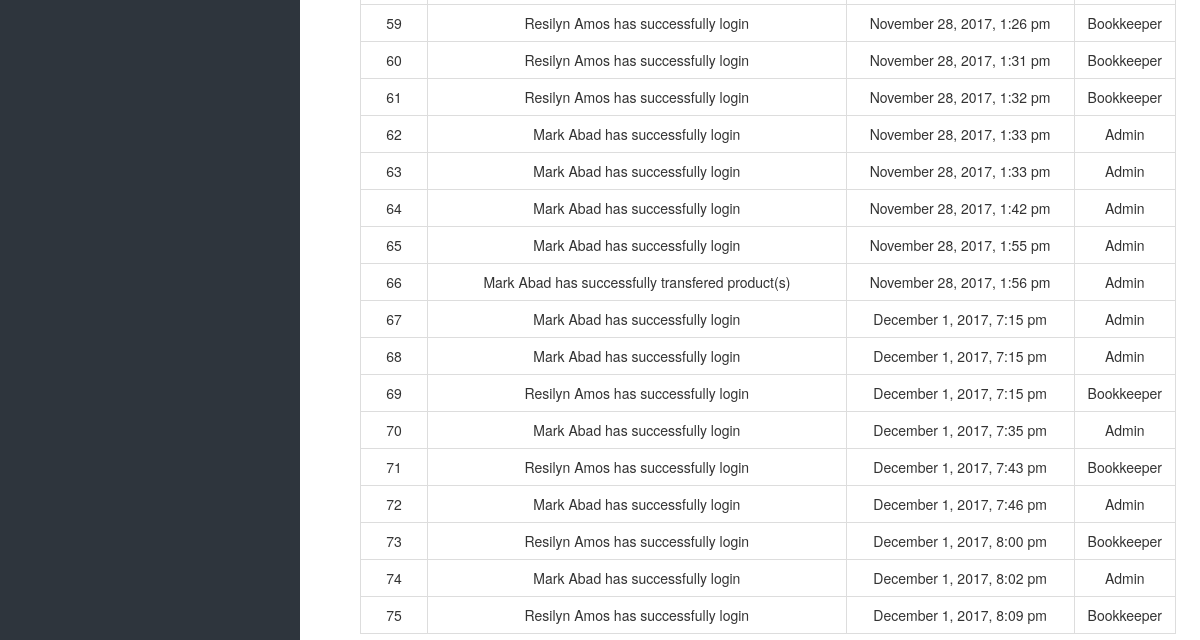
Before: /log_Activity.php (signed in, lower part) with the older database file.
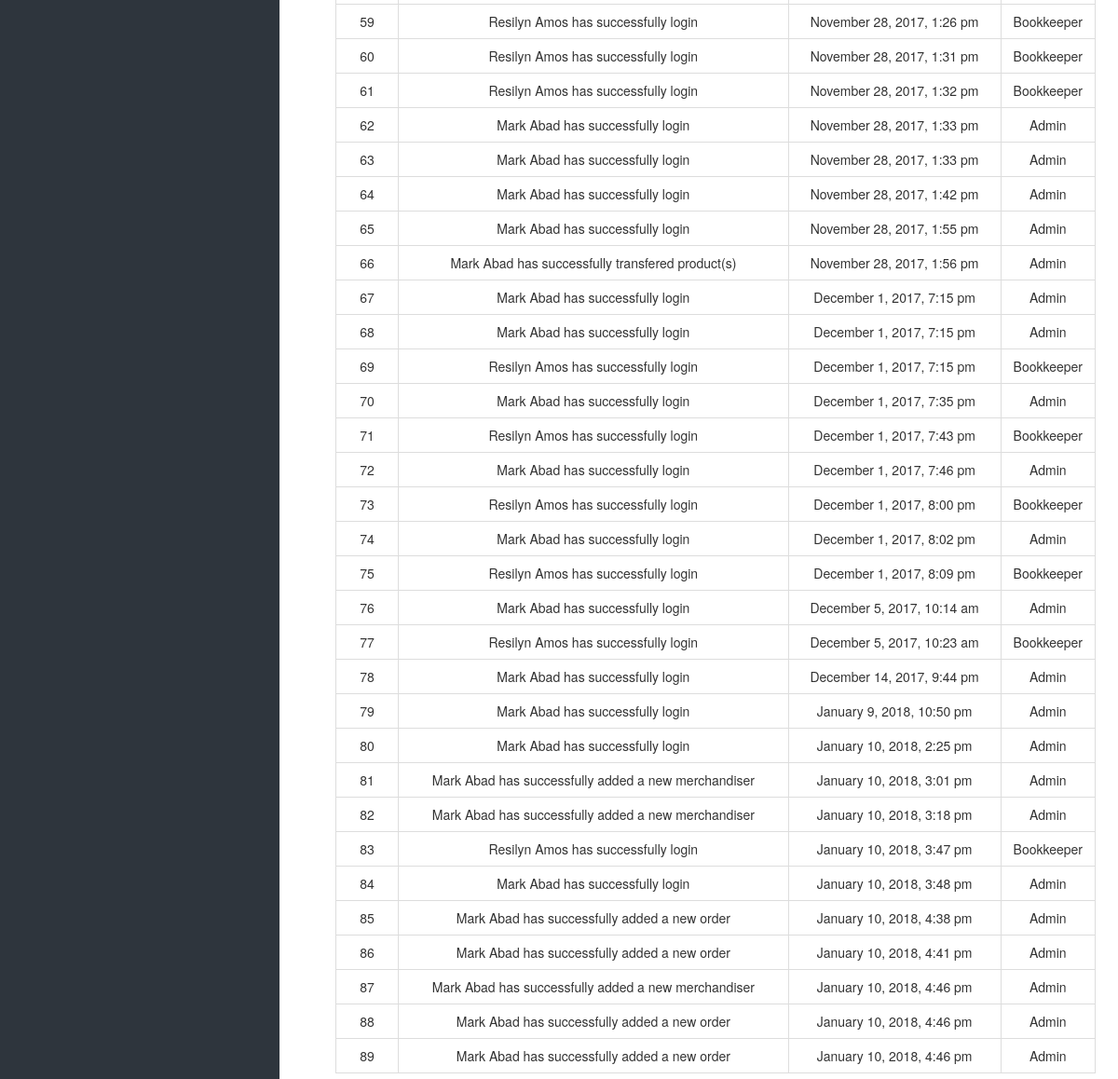
After: the same page with the newer database file.
### tables this page shows
CREATE TABLE `logs` (
  `logs_id` int(15) NOT NULL,
  `issue_acnt` varchar(20) NOT NULL,
  `act_type` varchar(30) NOT NULL,
  `date_time` varchar(30) NOT NULL,
  `related_id` int(15) DEFAULT NULL,
  `remarks` varchar(65) NOT NULL
);

CREATE TABLE `accounts` (
  `acc_id` int(12) NOT NULL,
  `username` varchar(15) NOT NULL,
  `first_name` varchar(20) NOT NULL,
  `last_name` varchar(20) NOT NULL,
  `password` varchar(128) NOT NULL,
  `email` varchar(50) NOT NULL,
  `contact_no` varchar(20) NOT NULL,
  `status` varchar(10) NOT NULL DEFAULT 'Disabled',
  `branch` varchar(50) DEFAULT NULL,
  `acctype` varchar(45) DEFAULT NULL,
  `security_key` varchar(45) DEFAULT NULL
);

### log_Activity.php (the view, shortened to what this page needs)
<!DOCTYPE html>
<html lang="en">
<head>
    <?php include('fragments/config.php') ?>
    <link rel="stylesheet" href="https://maxcdn.bootstrapcdn.com/bootstrap/3.3.7/css/bootstrap.min.css">
    <link href="src/css/datatables.css" rel="stylesheet">
    <link href="//maxcdn.bootstrapcdn.com/font-awesome/4.2.0/css/font-awesome.min.css" rel="stylesheet">
    <link href="src/css/sidebar.css" rel="stylesheet">
    <link href="src/css/custom.css" rel="stylesheet">
</head>
<body>
    <div class="nav-side-menu">
    </div>
    <div id="page-content-wrapper">
        <div class="containers">
            <?php
							$retrieve = ("SELECT * FROM logs INNER JOIN accounts ON logs.issue_acnt = accounts.username");
							$results = mysqli_query($db, $retrieve);
						?>
                <table id="datatables" class="table table-hover table-bordered dataTable" cellspacing="0" width="100%" role="grid" aria-describedby="myTable_info" style="width: 100%;">
                    <tbod y>
                        <?php
							foreach ($results as $data):
						?>
                            <tr>
								<td data-title="logs_id">
									<?php echo $data["logs_id"];?>
                                </td>
                                <td data-title="name">
									<?php echo $data["first_name"]." ".$data["last_name"]." ".$data["remarks"];  ?>
                                </td>
                                <td data-title="date_time">
                                    <?php echo $data["date_time"]; ?>
                                </td>
								<td data-title="cno">
                                    <?php echo $data["acctype"]; ?>
                                </td>
                            </tr>
                            <?php
							endforeach;
						?>
                </table>
        </div>
    </div>
</body>
</html>

Changed rows visible on the page:
added logs: logs_id "76", accounts.first_name "Mark", accounts.last_name "Abad", remarks "has successfully login", date_time "December 5, 2017, 10:14 am", accounts.acctype "Admin"
added logs: logs_id "77", accounts.first_name "Resilyn", accounts.last_name "Amos", remarks "has successfully login", date_time "December 5, 2017, 10:23 am", accounts.acctype "Bookkeeper"
added logs: logs_id "78", accounts.first_name "Mark", accounts.last_name "Abad", remarks "has successfully login", date_time "December 14, 2017, 9:44 pm", accounts.acctype "Admin"
added logs: logs_id "79", accounts.first_name "Mark", accounts.last_name "Abad", remarks "has successfully login", date_time "January 9, 2018, 10:50 pm", accounts.acctype "Admin"
added logs: logs_id "80", accounts.first_name "Mark", accounts.last_name "Abad", remarks "has successfully login", date_time "January 10, 2018, 2:25 pm", accounts.acctype "Admin"
added logs: logs_id "81", accounts.first_name "Mark", accounts.last_name "Abad", remarks "has successfully added a new merchandiser", date_time "January 10, 2018, 3:01 pm", accounts.acctype "Admin"
added logs: logs_id "82", accounts.first_name "Mark", accounts.last_name "Abad", remarks "has successfully added a new merchandiser", date_time "January 10, 2018, 3:18 pm", accounts.acctype "Admin"
added logs: logs_id "83", accounts.first_name "Resilyn", accounts.last_name "Amos", remarks "has successfully login", date_time "January 10, 2018, 3:47 pm", accounts.acctype "Bookkeeper"
added logs: logs_id "84", accounts.first_name "Mark", accounts.last_name "Abad", remarks "has successfully login", date_time "January 10, 2018, 3:48 pm", accounts.acctype "Admin"
added logs: logs_id "85", accounts.first_name "Mark", accounts.last_name "Abad", remarks "has successfully added a new order", date_time "January 10, 2018, 4:38 pm", accounts.acctype "Admin"
added logs: logs_id "86", accounts.first_name "Mark", accounts.last_name "Abad", remarks "has successfully added a new order", date_time "January 10, 2018, 4:41 pm", accounts.acctype "Admin"
added logs: logs_id "87", accounts.first_name "Mark", accounts.last_name "Abad", remarks "has successfully added a new merchandiser", date_time "January 10, 2018, 4:46 pm", accounts.acctype "Admin"
added logs: logs_id "88", accounts.first_name "Mark", accounts.last_name "Abad", remarks "has successfully added a new order", date_time "January 10, 2018, 4:46 pm", accounts.acctype "Admin"
added logs: logs_id "89", accounts.first_name "Mark", accounts.last_name "Abad", remarks "has successfully added a new order", date_time "January 10, 2018, 4:46 pm", accounts.acctype "Admin"
